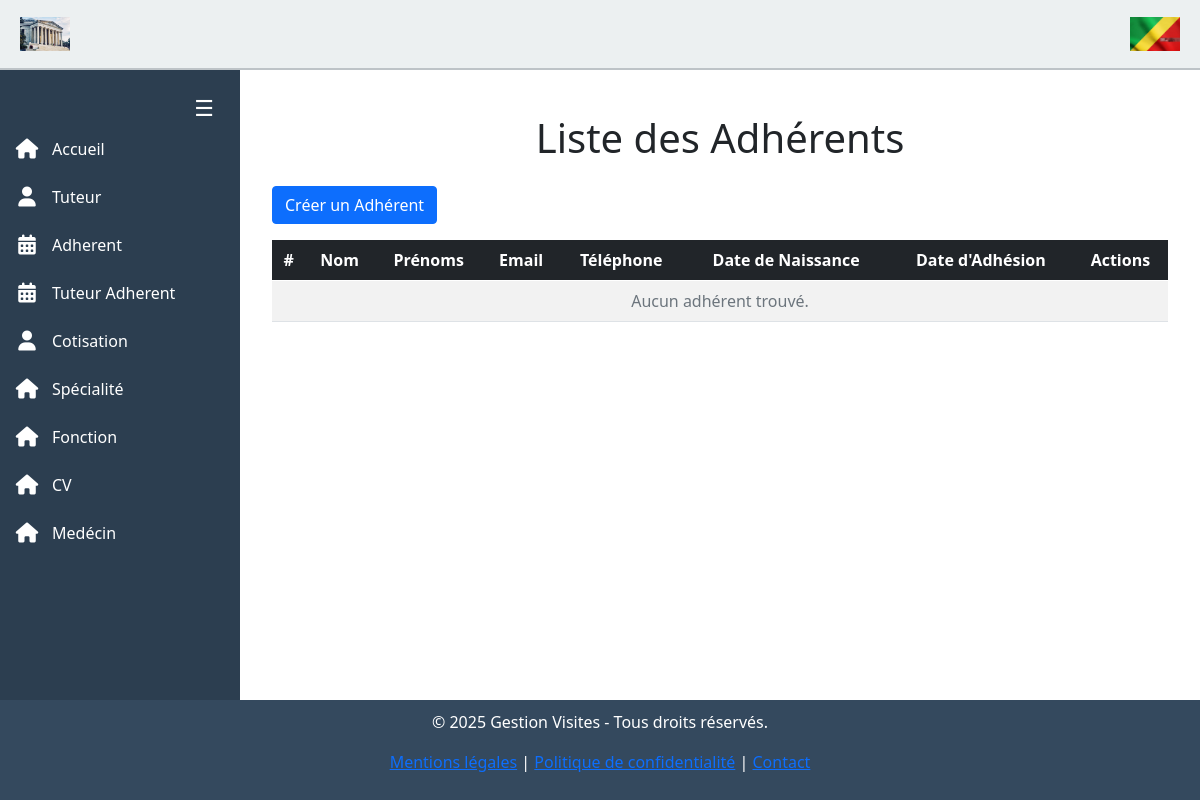
Page /Adherent/ on the earlier database version.
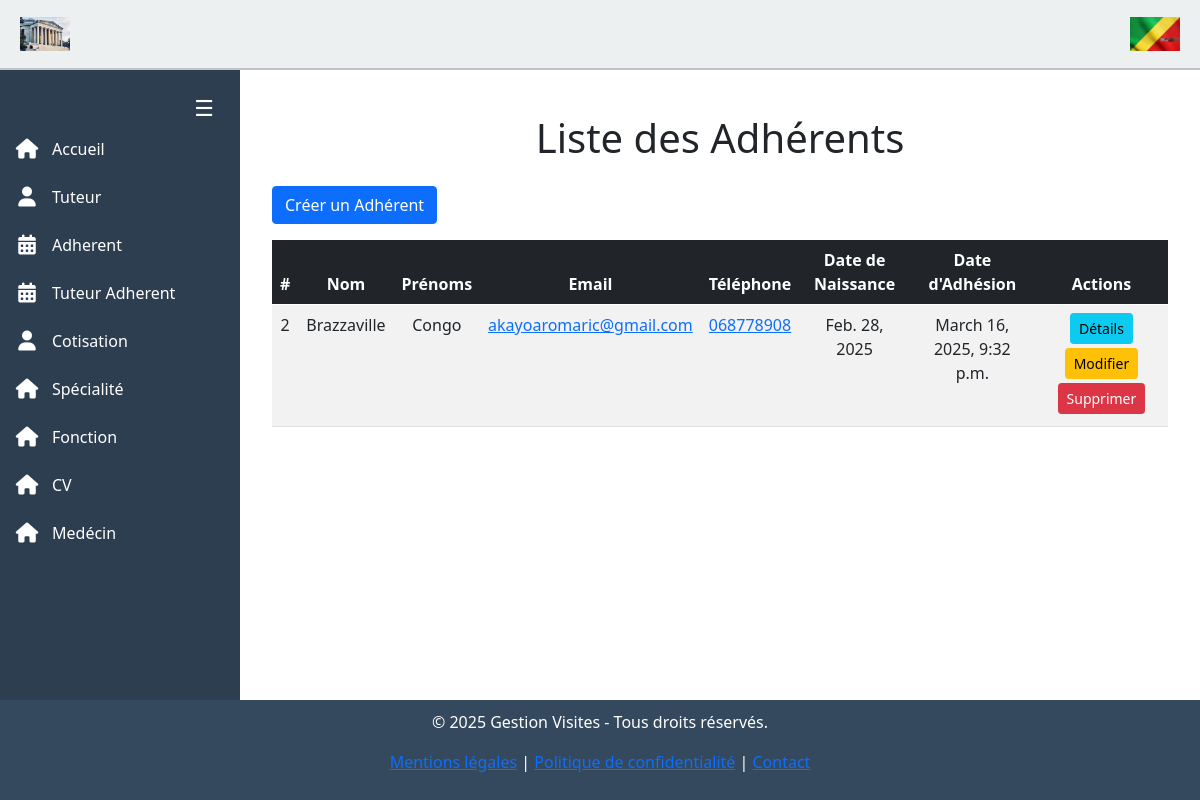
Same page on the later database version.
### Adherent/models.py (models this page shows)
class Adherent(User):
   statut = models.CharField(max_length=15, default='Adherent')

### user/models.py (models this page shows, shortened)
class User(models.Model):
    last_name = models.CharField(max_length=50, null=True, blank=False, validators=[validate_no_numbers])
    first_name = models.CharField(max_length=50, null=True, blank=True, validators=[validate_no_numbers])
    sexe = models.CharField(max_length=50, choices=[('Masculin', 'Masculin'), ('Féminin', 'Féminin')])
    date_naissance = models.DateField(null=True, blank=True)
    lieu_naissance = models.CharField(max_length=50, null=True, blank=True)
    lieu_residence = models.CharField(max_length=50, null=True, blank=True)
    adresse = models.CharField(max_length=50, null=True, blank=True)
    email = models.EmailField(max_length=40, unique=True, default='example@example.com')
    telephone = models.CharField(max_length=15, blank=True, null=True)
    date_creation = models.DateTimeField(auto_now_add=True)
    image = models.ImageField(default="1.png", upload_to='adherent/', blank=True, null=True)
    groups = models.ManyToManyField(
        'auth.Group',
        related_name="custom_user_groups",
        blank=True
    )
    user_permissions = models.ManyToManyField(
        'auth.Permission',
        related_name="custom_user_permissions",
        blank=True
    )

### Adherent/views.py (the view)
# urls.py: path('', views.adherent_list, name='Adherent'),
def adherent_list(request):
    adherents = Adherent.objects.all().order_by("-date_creation")
    return render(request, 'Adherent/adherent_list.html', context={'adherents': adherents})

### Adherent/templates/Adherent/adherent_list.html (shortened to what this page needs)
{% extends 'template_base.html' %}
{% block contenue %}
<div class="container mt-4">
    <h1 class="text-center mb-4">Liste des Adhérents</h1>
    <div class="d-flex justify-content-between align-items-center mb-3">
        <a href="{% url 'Adherent:creer' %}" class="btn btn-primary">
             Créer un Adhérent
        </a>
    </div>
    <div class="table-responsive">
        <table class="table table-striped table-hover text-center">
            <thead class="table-dark">
                <tr>
                    <th>#</th>
                    <th>Nom</th>
                    <th>Prénoms</th>
                    <th>Email</th>
                    <th>Téléphone</th>
                    <th>Date de Naissance</th>
                    <th>Date d'Adhésion</th>
                    <th>Actions</th>
                </tr>
            </thead>
            <tbody>
                {% for adherent in adherents %}
                <tr>
                    <td>{{ adherent.id }}</td>
                    <td>{{ adherent.last_name }}</td>
                    <td>{{ adherent.first_name}}</td>
                    <td>
                        <a href="mailto:{{ adherent.email }}">{{ adherent.email }}</a>
                    </td>
                    <td>
                        <a href="tel:{{ adherent.telephone }}">{{ adherent.telephone }}</a>
                    </td>
                    <td>{{ adherent.date_naissance }}</td>
                    <td>{{ adherent.date_creation }}</td>
                    <td>
                        <a href="{% url 'Adherent:infomation' adherent.id %}" class="btn btn-info btn-sm mb-1">
                             Détails
                        </a>
                        <a href="{% url 'Adherent:modifier' adherent.id %}" class="btn btn-warning btn-sm mb-1">
                             Modifier
                        </a>
                        <a href="{% url 'Adherent:supprimer' adherent.id %}" class="btn btn-danger btn-sm mb-1">
                             Supprimer
                        </a>
                    </td>
                </tr>
                {% empty %}
                <tr>
                    <td colspan="8" class="text-center text-muted">Aucun adhérent trouvé.</td>
                </tr>
                {% endfor %}
            </tbody>
        </table>
    </div>
</div>
{% endblock %}

Differences in the rows shown:
added Adherent: id "2", last_name "Brazzaville", first_name "Congo", email "akayoaromaric@gmail.com", telephone "068778908", date_naissance "Feb. 28, 2025", date_creation "March 16, 2025, 9:32 p.m."
Other differences:
text no longer shown: "Aucun adhérent trouvé."
